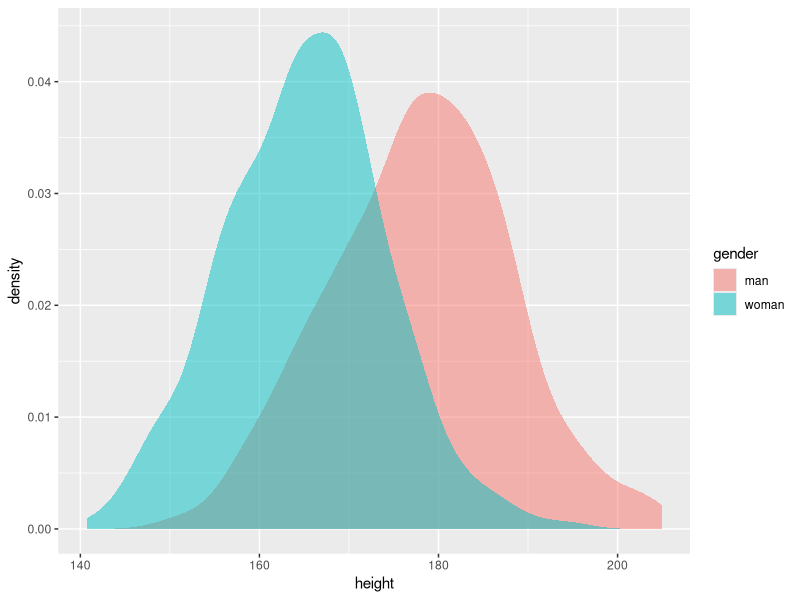

Here is the R script that generated this plot:
## ---- chunk 1
library(dplyr)
library(ggplot2)
## ---- chunk 2
#' Calculate P(Z = 1 | W = w) (E step)
#'
#' @param x numeric vector of samples
#' @param theta numeric parameter vector (mu1, mu2, var1, var2, p)
#'
#' @return probability that Z = 1 given W = w
prob_z <- function(x, theta) {
  num <- theta[5] * dnorm(x, mean = theta[1], sd = sqrt(theta[3]))
  denom <- num + (1 - theta[5]) * dnorm(x, mean = theta[2], sd = sqrt(theta[4]))
  num / denom
}

#' Calculate the parameter vector (M step)
#'
#' @param x numeric vector of samples
#' @param prob vector of probabilities P(Z = 1 | theta, X)
#'
#' @return parameter vector (mu1, mu2, var1, var2, p)
find_params <- function(x, prob) {
  mu1 <- sum(prob * x) / sum(prob)
  var1 <- sum(prob * (x - mu1) ^ 2) / sum(prob)
  mu2 <- sum((1 - prob) * x) / sum(1 - prob)
  var2 <- sum((1 - prob) * (x - mu2) ^ 2) / sum(1 - prob)
  # estimate for p1 is just the mean of the probability vector 
  p <- mean(prob)
  c(mu1, mu2, var1, var2, p)
}

#' EM algorithm
#'
#' @param x numeric vector of samples
#' @param theta0 initial parameter vector (mu1, mu2, var1, var2, p)
#' @param eps iteration tolerance
#'
#' @return estimated parameter vector
em_est <- function(x, theta0, eps = 1e-6) {
  theta_old <- theta0
  # whatever epsilon was specified, we need our initial difference to be larger 
  d <- eps + 1
  while (all(abs(d) > eps)) {
    # E-step
    prob <- prob_z(x, theta_old)
    # M-step
    theta_new <- find_params(x, prob)
    d <- theta_new - theta_old
    theta_old <- theta_new
  }
  theta_old
}
## ---- chunk 3
#' Sample from Gaussian mixture model parameterized by theta
#' 
#' @param n number of samples
#' @param theta numeric parameter vector (mu1, mu2, var1, var2, p)
#'
#' @return samples from mixture model
sample_mixture <- function(n, theta) {
  # with probability p = theta[5], X ~ N(mu1, var1)
  component <- runif(n) <= theta[5]
  samples <- numeric(n)
  samples[component] <- rnorm(
    sum(component), mean = theta[1], sd = sqrt(theta[3])
  )
  samples[!component] <- rnorm(
    sum(!component), mean = theta[2], sd = sqrt(theta[4])
  )
  dplyr::tibble(
    gender = if_else(component, "man", "woman"),
    height = samples
  )
}  
set.seed(123)
data <- sample_mixture(1000, theta = c(178, 165, 10 ^ 2, 9 ^ 2, 0.4))

data %>% 
  dplyr::group_by(gender) %>% 
  dplyr::summarize_all(funs(length, mean, sd))
## ---- chunk 4
data %>% 
  ggplot2::ggplot(aes(x = height, fill = gender)) +
  ggplot2::stat_density(position = "identity", alpha = 0.5)
## ---- chunk 5
mu0 <- sample(data$height, size = 2, replace = FALSE) 
var0 <- with(data, sum((height - mean(height)) ^ 2) / length(height))
theta0 <- c(mu0, rep(var0, 2), 0.5)
theta_est <- em_est(data$height, theta0)
theta_est
